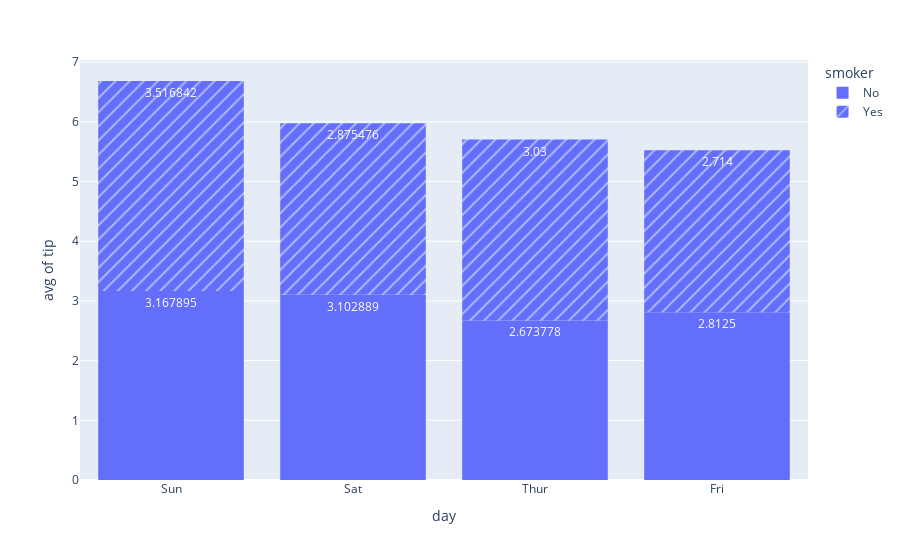

Write notebook code for a chart like this one.
### Code cell
fig =px.histogram(df,x = 'day', y = 'tip', histfunc='avg',  text_auto = True, pattern_shape = 'smoker')
fig.update_layout(bargap = .2)
fig.show()

### Figure 1 — Plotly figure (JSON) as saved in the notebook; plotly's stock layout.template omitted (floating-point values rounded to 4 significant figures; data arrays with more than 128 entries replaced by an {"elided": "..."} marker saying what was removed)
{"data": [{"bingroup": "x", "histfunc": "avg", "hovertemplate": "smoker=No<br>day=%{x}<br>avg of tip=%{y}<extra></extra>", "legendgroup": "No", "marker": {"color": "#636efa", "pattern": {"shape": ""}}, "name": "No", "orientation": "v", "showlegend": true, "texttemplate": "%{value}", "type": "histogram", "x": {"elided": "151 str values"}, "xaxis": "x", "y": {"elided": "151 float values"}, "yaxis": "y"}, {"bingroup": "x", "histfunc": "avg", "hovertemplate": "smoker=Yes<br>day=%{x}<br>avg of tip=%{y}<extra></extra>", "legendgroup": "Yes", "marker": {"color": "#636efa", "pattern": {"shape": "/"}}, "name": "Yes", "orientation": "v", "showlegend": true, "texttemplate": "%{value}", "type": "histogram", "x": ["Sat", "Sat", "Sat", "Sat", "Sat", "Sat", "Sat", "Sat", "Sat", "Sat", "Sat", "Thur", "Thur", "Fri", "Fri", "Fri", "Fri", "Fri", "Fri", "Fri", "Fri", "Fri", "Sat", "Sat", "Sat", "Sat", "Sat", "Sat", "Thur", "Sun", "Sat", "Sat", "Sat", "Sat", "Sun", "Sun", "Sun", "Sun", "Sun", "Sun", "Sun", "Sun", "Sun", "Sun", "Sun", "Sun", "Sun", "Sun", "Sun", "Sun", "Sun", "Sun", "Thur", "Thur", "Thur", "Thur", "Thur", "Thur", "Thur", "Thur", "Thur", "Thur", "Thur", "Thur", "Thur", "Thur", "Sat", "Sat", "Sat", "Sat", "Sat", "Sat", "Sat", "Sat", "Sat", "Sat", "Sat", "Sat", "Sat", "Fri", "Fri", "Fri", "Fri", "Fri", "Fri", "Sat", "Sat", "Sat", "Sat", "Sat", "Sat", "Sat", "Sat"], "xaxis": "x", "y": [3.0, 1.76, 3.21, 2.0, 1.98, 3.76, 1.0, 2.09, 3.14, 5.0, 3.08, 3.0, 5.0, 3.0, 1.0, 4.3, 4.73, 4.0, 1.5, 3.0, 2.5, 3.0, 2.5, 3.48, 1.64, 4.06, 4.29, 4.0, 2.0, 3.0, 1.61, 2.0, 10.0, 3.16, 5.15, 3.18, 4.0, 3.11, 2.0, 2.0, 4.0, 3.55, 3.68, 5.65, 3.5, 6.5, 3.0, 3.5, 2.0, 3.5, 4.0, 1.5, 4.19, 2.56, 2.02, 4.0, 2.0, 5.0, 2.0, 2.0, 4.0, 2.01, 2.0, 2.5, 4.0, 3.23, 3.41, 3.0, 2.03, 2.23, 2.0, 5.16, 2.5, 6.5, 1.1, 3.0, 1.5, 1.44, 3.09, 2.2, 3.48, 1.92, 1.58, 2.5, 2.0, 2.88, 2.0, 3.0, 3.0, 1.0, 1.17, 2.0, 2.0], "yaxis": "y"}], "layout": {"bargap": 0.2, "barmode": "relative", "legend": {"title": {"text": "smoker"}, "tracegroupgap": 0}, "margin": {"t": 60}, "xaxis": {"anchor": "y", "domain": [0, 1], "title": {"text": "day"}}, "yaxis": {"anchor": "x", "domain": [0, 1], "title": {"text": "avg of tip"}}}}
